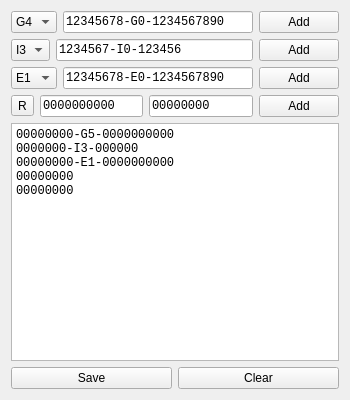
<?xml version="1.0" encoding="UTF-8"?>
<ui version="4.0">
 <class>Widget</class>
 <widget class="QWidget" name="Widget">
  <property name="geometry">
   <rect>
    <x>0</x>
    <y>0</y>
    <width>350</width>
    <height>400</height>
   </rect>
  </property>
  <property name="windowTitle">
   <string>Widget</string>
  </property>
  <layout class="QVBoxLayout" name="verticalLayout">
   <item>
    <layout class="QHBoxLayout" name="horizontalLayout">
     <item>
      <widget class="QComboBox" name="comboBoxSimulatorVersion">
       <item>
        <property name="text">
         <string>G4</string>
        </property>
       </item>
       <item>
        <property name="text">
         <string>G5</string>
        </property>
       </item>
       <item>
        <property name="text">
         <string>G6</string>
        </property>
       </item>
      </widget>
     </item>
     <item>
      <widget class="QLineEdit" name="lineEditSimulatorKey">
       <property name="font">
        <font>
         <family>Courier New</family>
        </font>
       </property>
       <property name="inputMask">
        <string>&gt;99999999-A9-9999999999; </string>
       </property>
       <property name="text">
        <string>12345678-G0-1234567890</string>
       </property>
      </widget>
     </item>
     <item>
      <widget class="QPushButton" name="pushButtonSimulatorKey">
       <property name="text">
        <string>Add</string>
       </property>
      </widget>
     </item>
    </layout>
   </item>
   <item>
    <layout class="QHBoxLayout" name="horizontalLayout_2">
     <item>
      <widget class="QComboBox" name="comboBoxControllerVersion">
       <item>
        <property name="text">
         <string>I3</string>
        </property>
       </item>
      </widget>
     </item>
     <item>
      <widget class="QLineEdit" name="lineEditControllerKey">
       <property name="font">
        <font>
         <family>Courier New</family>
        </font>
       </property>
       <property name="inputMask">
        <string>&gt;9999999-A9-999999; </string>
       </property>
       <property name="text">
        <string>1234567-I0-123456</string>
       </property>
      </widget>
     </item>
     <item>
      <widget class="QPushButton" name="pushButtonControllerKey">
       <property name="text">
        <string>Add</string>
       </property>
      </widget>
     </item>
    </layout>
   </item>
   <item>
    <layout class="QHBoxLayout" name="horizontalLayout_3">
     <item>
      <widget class="QComboBox" name="comboBoxEPVersion">
       <item>
        <property name="text">
         <string>E1</string>
        </property>
       </item>
       <item>
        <property name="text">
         <string>E2</string>
        </property>
       </item>
       <item>
        <property name="text">
         <string>E3</string>
        </property>
       </item>
       <item>
        <property name="text">
         <string>E4</string>
        </property>
       </item>
       <item>
        <property name="text">
         <string>E5</string>
        </property>
       </item>
       <item>
        <property name="text">
         <string>E6</string>
        </property>
       </item>
       <item>
        <property name="text">
         <string>E7</string>
        </property>
       </item>
       <item>
        <property name="text">
         <string>E8</string>
        </property>
       </item>
       <item>
        <property name="text">
         <string>A1</string>
        </property>
       </item>
       <item>
        <property name="text">
         <string>H1</string>
        </property>
       </item>
      </widget>
     </item>
     <item>
      <widget class="QLineEdit" name="lineEditEPKey">
       <property name="font">
        <font>
         <family>Courier New</family>
        </font>
       </property>
       <property name="inputMask">
        <string>&gt;99999999-A9-9999999999; </string>
       </property>
       <property name="text">
        <string>12345678-E0-1234567890</string>
       </property>
      </widget>
     </item>
     <item>
      <widget class="QPushButton" name="pushButtonEPKey">
       <property name="text">
        <string>Add</string>
       </property>
      </widget>
     </item>
    </layout>
   </item>
   <item>
    <layout class="QHBoxLayout" name="horizontalLayout_4">
     <item>
      <widget class="QToolButton" name="toolButtonReloadActivationKey">
       <property name="text">
        <string>R</string>
       </property>
      </widget>
     </item>
     <item>
      <widget class="QLineEdit" name="lineEditActivationKey">
       <property name="font">
        <font>
         <family>Courier New</family>
        </font>
       </property>
       <property name="inputMask">
        <string/>
       </property>
       <property name="text">
        <string>0000000000</string>
       </property>
       <property name="maxLength">
        <number>10</number>
       </property>
      </widget>
     </item>
     <item>
      <widget class="QLineEdit" name="lineEditActivationCode">
       <property name="font">
        <font>
         <family>Courier New</family>
        </font>
       </property>
       <property name="text">
        <string>00000000</string>
       </property>
       <property name="maxLength">
        <number>10</number>
       </property>
      </widget>
     </item>
     <item>
      <widget class="QPushButton" name="pushButtonActivationKeys">
       <property name="text">
        <string>Add</string>
       </property>
      </widget>
     </item>
    </layout>
   </item>
   <item>
    <widget class="QPlainTextEdit" name="plainTextEdit">
     <property name="font">
      <font>
       <family>Courier New</family>
      </font>
     </property>
     <property name="plainText">
      <string>00000000-G5-0000000000
0000000-I3-000000
00000000-E1-0000000000
00000000
00000000
</string>
     </property>
    </widget>
   </item>
   <item>
    <layout class="QHBoxLayout" name="horizontalLayout_5">
     <item>
      <widget class="QPushButton" name="pushButtonSave">
       <property name="text">
        <string>Save</string>
       </property>
      </widget>
     </item>
     <item>
      <widget class="QPushButton" name="pushButtonClear">
       <property name="text">
        <string>Clear</string>
       </property>
      </widget>
     </item>
    </layout>
   </item>
  </layout>
 </widget>
 <layoutdefault spacing="6" margin="11"/>
 <resources/>
 <connections>
  <connection>
   <sender>pushButtonClear</sender>
   <signal>clicked()</signal>
   <receiver>plainTextEdit</receiver>
   <slot>clear()</slot>
   <hints>
    <hint type="sourcelabel">
     <x>245</x>
     <y>338</y>
    </hint>
    <hint type="destinationlabel">
     <x>229</x>
     <y>252</y>
    </hint>
   </hints>
  </connection>
 </connections>
</ui>
